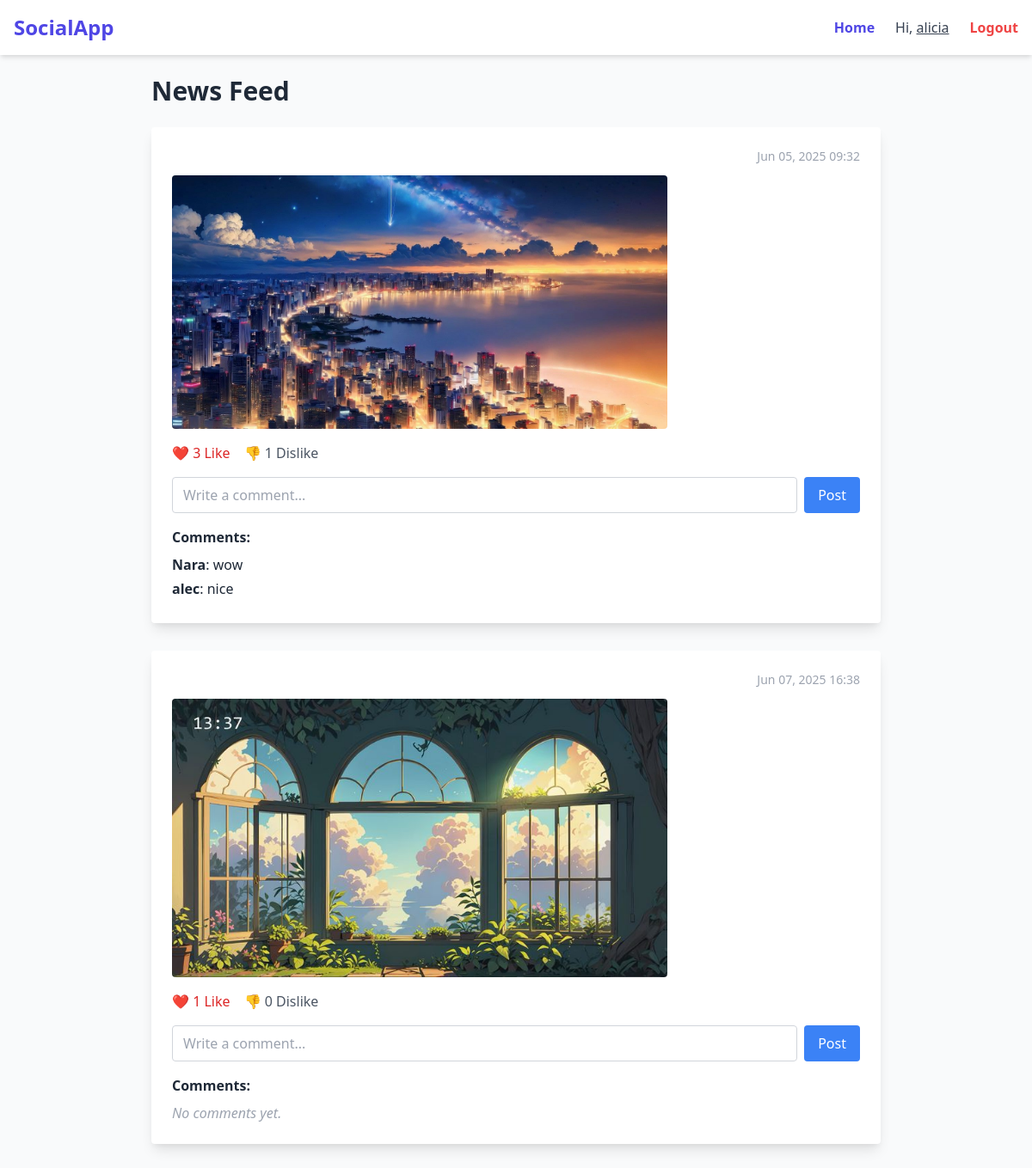
The app's page /myapp/ (signed in) with its own data.
### myapp/models.py (models this page shows, shortened)
class User(AbstractUser):
    profile_picture = models.ImageField(upload_to='profles/', null = True, blank = True)
    bio = models.TextField(blank= True)

class Post(models.Model):
    author = models.ForeignKey(User,related_name='posts', on_delete=models.CASCADE)
    content = models.TextField()
    image = models.ImageField(upload_to='posts/', null = True , blank = True)
    hashtags = models.CharField(max_length=255, blank = True)
    created_at = models.DateTimeField(auto_now_add=True)
    liked_by = models.ManyToManyField(User, related_name='liked_posts', blank=True)
    disliked_by = models.ManyToManyField(User, related_name='disliked_posts', blank=True)

class Comment(models.Model):
    post = models.ForeignKey(Post, related_name='comments', on_delete=models.CASCADE)
    author = models.ForeignKey(User, on_delete=models.CASCADE)
    content = models.TextField()
    created_at = models.DateTimeField(auto_now_add=True)

### myapp/views.py (the view)
# urls.py: path('', views.feed, name='feed'),
@login_required
def feed(request):
    posts = Post.objects.all().prefetch_related('post_dislikes', 'post_likes')  # prefetch related likes/dislikes
    following_users = request.user.profile.following.values_list('id', flat=True)
    disliked_post_ids = PostDislike.objects.filter(user=request.user).values_list('post_id', flat=True) if request.user.is_authenticated else []
    liked_post_ids = Like.objects.filter(user=request.user, post__in=posts).values_list('post_id', flat=True)
    return render(request, 'feed.html', {
        'posts': posts,
        'disliked_post_ids': disliked_post_ids,
        'liked_post_ids': liked_post_ids,
        'following_users': following_users,
        })

### myapp/templates/feed.html (shortened to what this page needs)
{% extends 'base.html' %}
{% block content %}
<h2 class="text-3xl font-bold mb-6">News Feed</h2>
{% for post in posts %}
<div class="post mb-8 p-6 bg-white rounded shadow-lg">
  <div class="flex items-center justify-between mb-3">
    <p class="text-gray-400 text-sm">{{ post.created_at|date:"M d, Y H:i" }}</p>
  </div>
  {% if post.image %}
  <img src="{{ post.image.url }}" alt="Post image" class="w-full max-w-xl rounded mb-4 object-cover" />
  {% endif %}
  <div class="flex gap-4 items-center mb-4">
    <form action="{% url 'like_post' post.id %}" method="post" class="inline">
      <button type="submit" class="flex items-center gap-1 text-red-600 hover:text-red-700">
        ❤️ {{ post.liked_by.count }} Like{{ post.likes.count|pluralize }}
      </button>
    </form>
    <form action="{% url 'dislike_post' post.id %}" method="post" class="inline">
      <button type="submit" class="flex items-center gap-1 text-gray-600 hover:text-gray-800">
        👎 {{ post.disliked_by.count }} Dislike{{ post.dislikes.count|pluralize }}
      </button>
    </form>
  </div>
  <form action="{% url 'add_comment' post.id %}" method="post" class="mb-4 flex gap-2">
    <input type="text" name="content" placeholder="Write a comment..." class="flex-grow border border-gray-300 rounded px-3 py-2 focus:outline-none focus:ring-2 focus:ring-blue-400" />
    <button type="submit" class="bg-blue-500 text-white px-4 rounded hover:bg-blue-600">Post</button>
  </form>
  <div>
    <h4 class="font-semibold mb-2">Comments:</h4>
    {% for comment in post.comments.all %}
      <p class="mb-1"><strong>{{ comment.author.username }}</strong>: {{ comment.content }}</p>
    {% empty %}
      <p class="text-gray-400 italic">No comments yet.</p>
    {% endfor %}
  </div>
</div>
{% empty %}
<p class="text-gray-500 italic">No posts to show. Follow people to see their posts.</p>
{% endfor %}
{% endblock %}

### myapp/templates/base.html (shortened to what this page needs)
{% load static %}
<!DOCTYPE html>
<html lang="en">
<head>
    <link href="https://cdn.jsdelivr.net/npm/tailwindcss/dist/tailwind.min.css" rel="stylesheet" />
</head>
<body class="bg-gray-50 text-gray-800">
    <nav class="bg-white p-4 shadow-md flex justify-between items-center">
        <a href=" " class="text-2xl font-extrabold text-indigo-600 hover:text-indigo-800">SocialApp</a>
        {% if user.is_authenticated %}
        <div class="flex items-center space-x-6">
            <a href="{% url 'feed' %}" class="text-indigo-600 hover:text-indigo-800 font-semibold">Home</a>
            <span class="text-gray-700 font-medium">Hi, <a href="{% url 'profile' user.id %}" class="underline hover:text-indigo-600">{{ user.username }}</a></span>
            <a href="{% url 'login' %}" class="text-red-500 hover:text-red-700 font-semibold">Logout</a>
        </div>
        {% else %}
            <a href="{% url 'login' %}" class="text-indigo-600 hover:text-indigo-800 font-semibold">Login</a>
        {% endif %}
    </nav>
    <main class="max-w-4xl mx-auto p-6">
        {% block content %}
        {% endblock %}
    </main>
</body>
</html>

### records on screen
User: username "alicia"
Post: created_at "Jun 05, 2025 09:32", image (picture), liked_by.count "3", disliked_by.count "1"
Comment: author.username "Nara", content "wow"
Comment: author.username "alec", content "nice"
Post: created_at "Jun 07, 2025 16:38", image (picture), liked_by.count "1", disliked_by.count "0"
